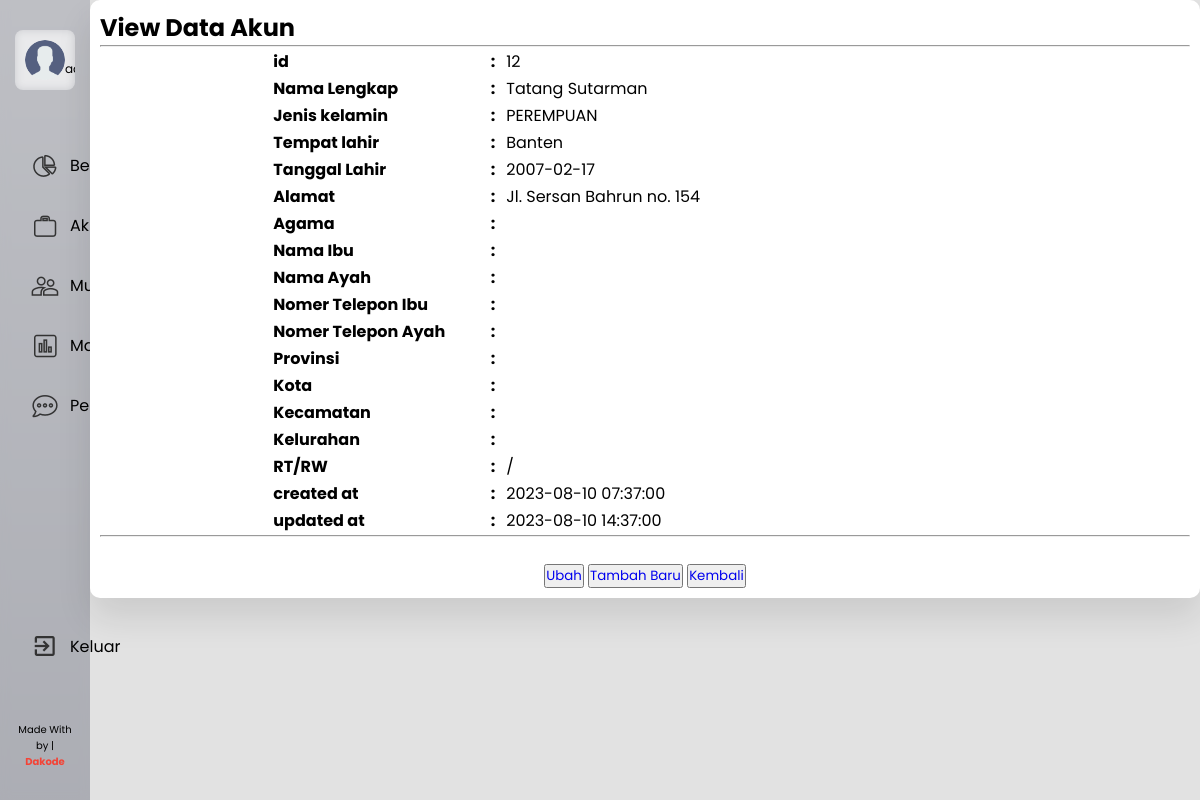
/admin/r-student.php?id=12 (signed in), run on the app's committed database.
### tables this page shows
CREATE TABLE `students` (
  `id` int(14) NOT NULL,
  `namalengkap` varchar(60) NOT NULL,
  `tempat` varchar(25) NOT NULL,
  `tgl_lahir` date NOT NULL,
  `alamat` varchar(60) NOT NULL,
  `created_at` timestamp NOT NULL DEFAULT current_timestamp(),
  `updated_at` datetime DEFAULT current_timestamp() ON UPDATE current_timestamp(),
  `jk` varchar(1) DEFAULT NULL,
  `agama` varchar(15) DEFAULT NULL,
  `nama_ibu` varchar(60) DEFAULT NULL,
  `nama_ayah` varchar(60) DEFAULT NULL,
  `nohp_ibu` varchar(15) DEFAULT NULL,
  `nohp_ayah` varchar(15) DEFAULT NULL,
  `prov` varchar(60) DEFAULT NULL,
  `kota` varchar(60) DEFAULT NULL,
  `kec` varchar(60) DEFAULT NULL,
  `kel` varchar(60) DEFAULT NULL,
  `rt` varchar(5) DEFAULT NULL,
  `rw` varchar(5) DEFAULT NULL
);

### admin/r-student.php (the view, shortened to what this page needs)
<?php
    if (isset($_SESSION['id']) && isset($_SESSION['nama']) && isset($_SESSION['email']) && isset($_SESSION['username'])) {
?>
<!DOCTYPE html>
<html>
<head>
	<link rel="stylesheet" href="../css/cms-style.css">
</head>
<body>
	<section class="header-sec">
		<div class="header" id="header">
			<div class="side-nav">
				<div class="user">
					<img src="../images/user-default.png" class="user-img">
				</div>
				<ul>
					<li><img src="../images/dashboard.png"><a href="cms-index.php">Beranda</a></li>
					<li><img src="../images/projects.png"><a href="i-account.php?page-nr=1">Akun</a></li>
					<li><img src="../images/members.png"><a href="i-student.php?page-nr=1">Murid</a></li>
					<li><img src="../images/reports.png"><a href="i-comment.php?page-nr=1">Masukan</a></li>
					<li><img src="../images/messages.png"><a href="i-message.php?page-nr=1">Pesan</a></li>
				</ul>
				<ul class="logout">
					<li><img src="../images/logout.png"><a href="../Models/logout.php">Keluar</a></li>
				</ul>
			</div>
		</div>
	</section>
	<section class="forms">
		<h2>View Data Akun</h2>
        <hr>
        <?php
            include('../Models/connect_db.php');
            $id = $_GET['id'];
            $sql = "SELECT * FROM students WHERE id = '$id'";
            $query = mysqli_query($conn, $sql);
			if ($query->num_rows > 0) {
			    $row = mysqli_fetch_assoc($query);
                $kelamin = ($row['jk'] == 'L') ? "LAKI-LAKI":"PEREMPUAN";
			}
        ?>
        <div align="center" class="links-button">
            <table align="" width="80%">
                <tr>
                    <td width="7%"></td>
                    <td width="25%"><b>id</b></td>
                    <td><b>:</b></td>
                    <td><?php echo $row['id']; ?></td>
                </tr>
                <tr>
                    <td width="7%"></td>
                    <td width="25%"><b>Nama Lengkap</b></td>
                    <td><b>:</b></td>
                    <td><?php echo $row['namalengkap']; ?></td>
                </tr>
                <tr>
                    <td width="7%"></td>
                    <td width="25%"><b>Jenis kelamin</b></td>
                    <td><b>:</b></td>
                    <td><?php echo $kelamin; ?></td>
                </tr>
                <tr>
                    <td width="7%"></td>
                    <td width="25%"><b>Tempat lahir</b></td>
                    <td><b>:</b></td>
                    <td><?php echo $row['tempat']; ?></td>
                </tr>
                <tr>
                    <td width="7%"></td>
                    <td width="25%"><b>Tanggal Lahir</b></td>
                    <td><b>:</b></td>
                    <td><?php echo $row['tgl_lahir']; ?></td>
                </tr>
                <tr>
                    <td width="7%"></td>
                    <td width="25%"><b>Alamat</b></td>
                    <td><b>:</b></td>
                    <td><?php echo $row['alamat']; ?></td>
                </tr>
                <tr>
                    <td width="7%"></td>
                    <td width="25%"><b>Agama</b></td>
                    <td><b>:</b></td>
                    <td><?php echo $row['agama']; ?></td>
                </tr>
                <tr>
                    <td width="7%"></td>
                    <td width="25%"><b>Nama Ibu</b></td>
                    <td><b>:</b></td>
                    <td><?php echo $row['nama_ibu']; ?></td>
                </tr>
                <tr>
                    <td width="7%"></td>
                    <td width="25%"><b>Nama Ayah</b></td>
                    <td><b>:</b></td>
                    <td><?php echo $row['nama_ayah']; ?></td>
                </tr>
                <tr>
                    <td width="7%"></td>
                    <td width="25%"><b>Nomer Telepon Ibu</b></td>
                    <td><b>:</b></td>
                    <td><?php echo $row['nohp_ibu']; ?></td>
                </tr>
                <tr>
                    <td width="7%"></td>
                    <td width="25%"><b>Nomer Telepon Ayah</b></td>
                    <td><b>:</b></td>
                    <td><?php echo $row['nohp_ayah']; ?></td>
                </tr>
                <tr>
                    <td width="7%"></td>
                    <td width="25%"><b>Provinsi</b></td>
                    <td><b>:</b></td>
                    <td><?php echo $row['prov']; ?></td>
                </tr>
                <tr>
                    <td width="7%"></td>
                    <td width="25%"><b>Kota</b></td>
                    <td><b>:</b></td>
                    <td><?php echo $row['kota']; ?></td>
                </tr>
                <tr>
                    <td width="7%"></td>
                    <td width="25%"><b>Kecamatan</b></td>
                    <td><b>:</b></td>
                    <td><?php echo $row['kec']; ?></td>
                </tr>
                <tr>
                    <td width="7%"></td>
                    <td width="25%"><b>Kelurahan</b></td>
                    <td><b>:</b></td>
                    <td><?php echo $row['kel']; ?></td>
                </tr>
                <tr>
                    <td width="7%"></td>
                    <td width="25%"><b>RT/RW</b></td>
                    <td><b>:</b></td>
                    <td><?php echo $row['rt']; ?> / <?php echo $row['rw']; ?></td>
                </tr>
                <tr>
                    <td width="7%"></td>
                    <td width="25%"><b>created at</b></td>
                    <td><b>:</b></td>
                    <td><?php echo $row['created_at']; ?></td>
                </tr>
                <tr>
                    <td width="7%"></td>
                    <td width="25%"><b>updated at</b></td>
                    <td><b>:</b></td>
                    <td><?php echo $row['updated_at']; ?></td>
                </tr>
            </table>
            <hr><br>
            <?php
                echo "<button><a id='button-links' href='e-student.php?id=$id'>Ubah</a></button> ";
                echo "<button><a id='button-links' href='c-student.php'>Tambah Baru</a></button> ";
                echo "<button><a id='button-links' href='i-student.php?page-nr=1'>Kembali</a></button> ";
            ?>
        </div>
	</section>
</body>
</html>
<?php } else{
    echo "<script type='text/javascript'>alert('Please check again!');</script>";
}?>

### css/cms-style.css (style rules this page uses)
* { margin: 0; padding: 0; box-sizing: border-box; font-family: 'Poppins', sans-serif; }
body { display: flex; flex-direction: row; background: rgb(226, 226, 226); }
.header { width: 90px; height: 100vh; background-image: linear-gradient(rgba(4, 9, 30, 0.6), rgba(4, 9, 30, 0.8)),url(../images/banner.png); background-position: center; background-size: cover; transition: width 0.7s; }
.side-nav { width: 90px; height: 100%; position: fixed; top: 0; left: 0; padding: 30px 15px; background: rgba(255, 255, 255, 0.6); backdrop-filter: blur(5px); display: flex; justify-content: space-between; flex-direction: column; transition: width 0.7s; }
.user { display: flex; align-items: center; justify-content: space-between; width: 60px; font-size: 12px; padding: 10px; border-radius: 8px; margin-left: auto; margin-right: auto; overflow: hidden; }
.user-img { width: 40px; border-radius: 50%; margin: auto; }
.logout { list-style: none; padding-top: 120px; }
ul { list-style: none; padding: 0 15px; }
ul li { margin: 30px 0; display: flex; align-items: center; justify-content: center; cursor: pointer; }
ul li img { width: 30px; margin-right: 0; }
.table a, td { text-decoration: none; }
.forms { position: relative; padding: 10px; width: 100%; display: flex; flex-direction: column; height: 88%; background: #fff; color: #000; border-radius: 10px; box-shadow: 0 20px 35px rgba(0, 0, 0, 0.1); }
.forms #button-links { text-decoration: none; }

### data on the page
students: id "12", namalengkap "Tatang Sutarman", jk "PEREMPUAN", tempat "Banten", tgl_lahir "2007-02-17", alamat "Jl. Sersan Bahrun no. 154", created_at "2023-08-10 07:37:00", updated_at "2023-08-10 14:37:00"
